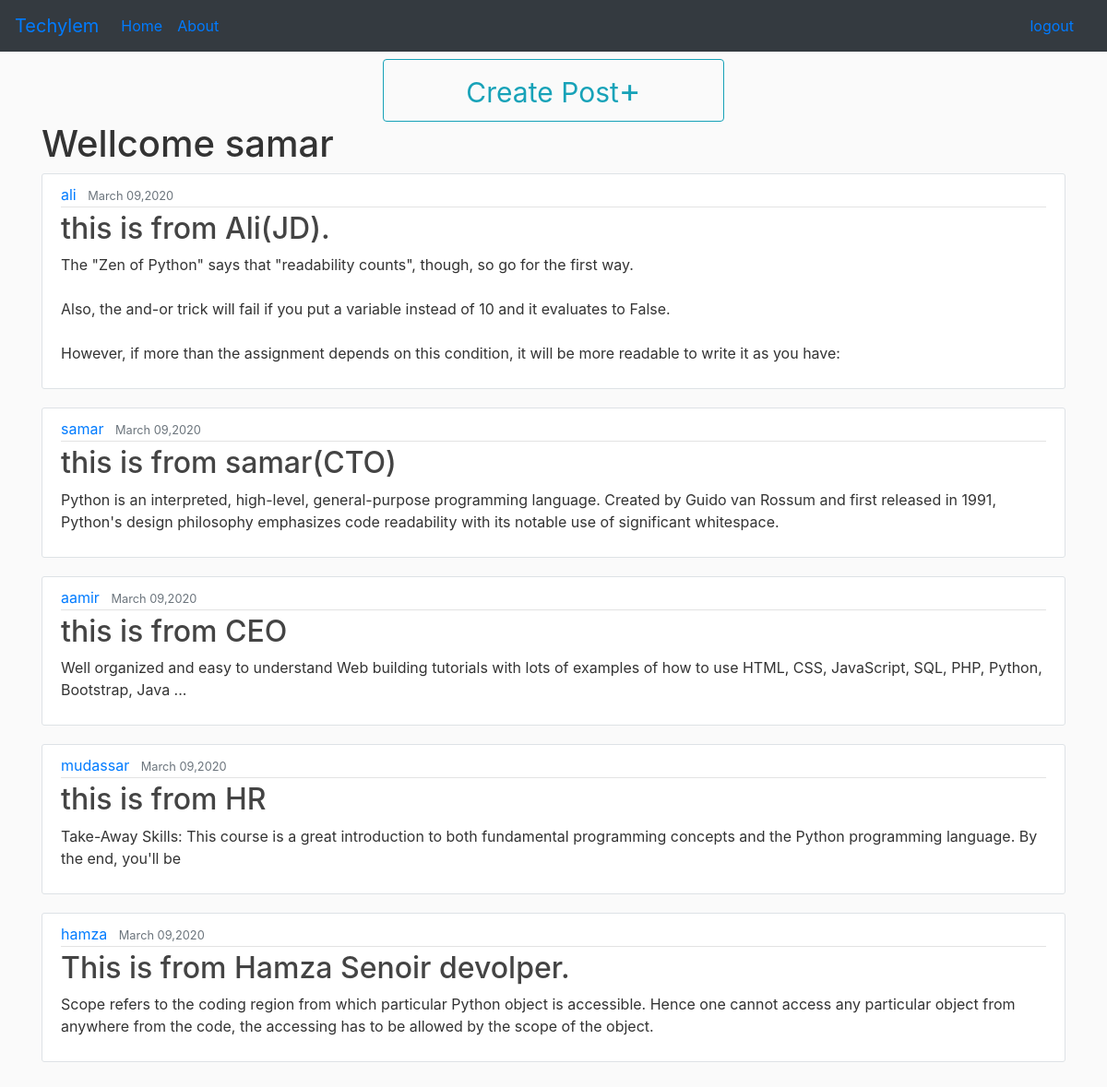
The page / (signed in) on the database its author committed.
### account/models.py (models this page shows, shortened)
class Post(models.Model):
    title=models.CharField(max_length=100)
    content=models.TextField(default="")
    date_posted=models.DateTimeField(default=timezone.now)
    author=models.ForeignKey(User,on_delete=models.CASCADE)

### account/views.py (the view)
# urls.py: 2. Add a URL to urlpatterns:  path('', views.home, name='home')
@login_required
def home(request):
    is_ceo=False
    is_cto=False
    is_hr=False
    is_sd=False
    is_jd=False
    posts=Post.objects.all()
    if (User.objects.filter(Q(profile__rank='ceo') & Q(profile__user=request.user.id)).count())==1 :
        is_ceo=True
    if (User.objects.filter(Q(profile__rank='cto') & Q(profile__user=request.user.id)).count())==1 :
        is_cto=True
    if (User.objects.filter(Q(profile__rank='hr') & Q(profile__user=request.user.id)).count())==1 :
        is_hr=True
    if (User.objects.filter(Q(profile__rank='sd') & Q(profile__user=request.user.id)).count())==1 :
        is_sd=True
    if (User.objects.filter(Q(profile__rank='jd') & Q(profile__user=request.user.id)).count())==1 :
        is_jd=True
    role={'posts':posts,'ceo':is_ceo,'cto':is_cto,'hr':is_hr,'sd':is_sd,'jd':is_jd}
    return render(request,'home.html',role)

### account/templates/home.html (shortened to what this page needs)
{% extends "base.html" %}
{% block content %}
<div class="container" style="margin-bottom:100px">
    {% if user.is_authenticated %}
    <a class="col-md-4 offset-md-4 btn mt-2 btn-block btn-outline-info" href="{% url 'create-post' user.id  %}" style="font-size: 30px;"> Create Post<span style="font-size: 36px;">+</span></a>
    <h1>  Wellcome {{user.username}}    </h1>
   {% endif %}
{% for post in posts  %}
<article class="media content-section border">
    <div class="media-body">
      <div class="article-metadata">
        <a class="mr-2" href="#">{{ post.author }}</a>
        <small class="text-muted">{{ post.date_posted|date:"F d,Y" }}</small>
      </div>
      <h2><a class="article-title" href="{% url 'post-detail' post.id %}">{{ post.title }}</a></h2>
      <p class="article-content">{{ post.content }}</p>
    </div>
  </article>
{% endfor %}
</div>
{% endblock content %}

### templates/base.html (style rules this page uses)
body { background: #fafafa; color: #333333; }
.content-section { background: #ffffff; padding: 10px 20px; border: 1px solid #dddddd; border-radius: 3px; margin-bottom: 20px; }
.article-title { color: #444444; }
.article-content { white-space: pre-line; }
.article-metadata { padding-bottom: 1px; margin-bottom: 4px; border-bottom: 1px solid #e3e3e3 }

### rows shown on the page
Post: author "ali", date_posted "March 09,2020", title "this is from Ali(JD).", content "The \"Zen of Python\" says that \"readability counts\", though, so go for the first way. Also, the and-or trick will fail if you put a variable instead of 10 and it evaluates to False. However, if more than the assignment depends on this condition, it will be more readable to write it as you have:"
Post: author "samar", date_posted "March 09,2020", title "this is from samar(CTO)", content "Python is an interpreted, high-level, general-purpose programming language. Created by Guido van Rossum and first released in 1991, Python's design philosophy emphasizes code readability with its notable use of significant whitespace."
Post: author "aamir", date_posted "March 09,2020", title "this is from CEO", content "Well organized and easy to understand Web building tutorials with lots of examples of how to use HTML, CSS, JavaScript, SQL, PHP, Python, Bootstrap, Java ..."
Post: author "mudassar", date_posted "March 09,2020", title "this is from HR", content "Take-Away Skills: This course is a great introduction to both fundamental programming concepts and the Python programming language. By the end, you'll be"
Post: author "hamza", date_posted "March 09,2020", title "This is from Hamza Senoir devolper.", content "Scope refers to the coding region from which particular Python object is accessible. Hence one cannot access any particular object from anywhere from the code, the accessing has to be allowed by the scope of the object."

### other values the page prints
{{ user.username }} "samar"
